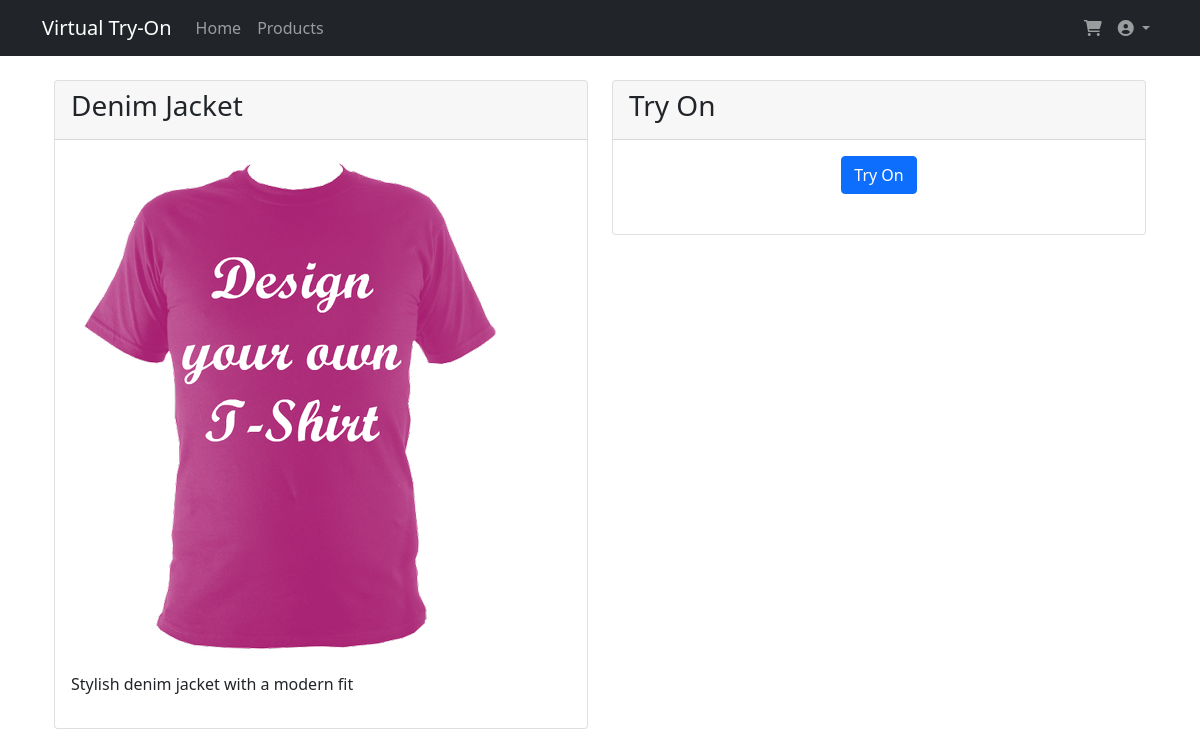
The app's page /try_on/3 (signed in) with its own data.
### virtual-tryon/models/product.py (models this page shows, shortened)
class Product(db.Model):
    id = db.Column(db.Integer, primary_key=True)
    name = db.Column(db.String(100), nullable=False)
    description = db.Column(db.Text)
    price = db.Column(db.Float, nullable=False)
    size_chart = db.Column(db.JSON)
    image_url = db.Column(db.String(200))
    category = db.Column(db.String(50))
    try_on_enabled = db.Column(db.Boolean, default=False)

### virtual-tryon/app.py (the view, shortened to what this page needs)
@app.route('/try_on/<int:product_id>', methods=['GET', 'POST'])
def try_on(product_id):
    if 'user_id' not in session:
        flash('Please login to use virtual try-on', 'error')
        return redirect(url_for('login'))
    product = Product.query.get_or_404(product_id)
    result_image = None
    error = None
    return render_template('try_on.html',
                         product=product,
                         result_image=result_image,
                         error=error)

### virtual-tryon/app.py (called while the page is built)
@app.context_processor
def utility_processor():
    return dict(price_display=price_display)

@app.after_request
def add_header(response):
    if 'image' in response.mimetype:
        response.headers['Cache-Control'] = 'no-store, no-cache, must-revalidate, max-age=0'
    return response

### virtual-tryon/templates/try_on.html (shortened to what this page needs)
{% extends "base.html" %}
{% block content %}
<div class="container mt-4">
    <div class="row">
        <div class="col-md-6">
            <div class="card">
                <div class="card-header">
                    <h3>{{ product.name }}</h3>
                </div>
                <div class="card-body">
                    <img src="{{ url_for('static', filename=product.image_url) }}"
                         class="img-fluid" alt="{{ product.name }}">
                    <p class="mt-3">{{ product.description }}</p>
                </div>
            </div>
        </div>
        <div class="col-md-6">
            <div class="card">
                <div class="card-header">
                    <h3>Try On</h3>
                </div>
                <div class="card-body">
                    <div class="text-center mb-4">
                        <button id="tryOnBtn" class="btn btn-primary">Try On</button>
                    </div>
                </div>
            </div>
        </div>
    </div>
</div>
{% endblock %}

### records on screen
Product: name "Denim Jacket", image_url (picture), description "Stylish denim jacket with a modern fit"
